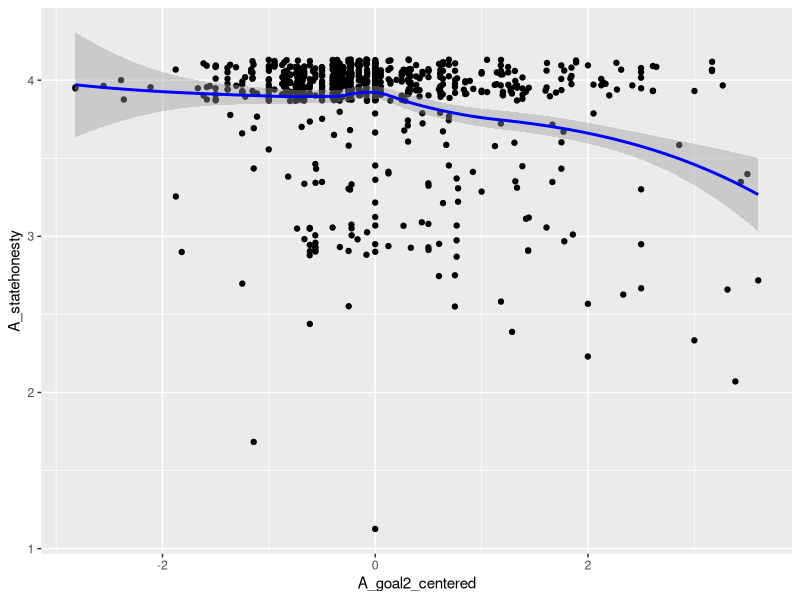
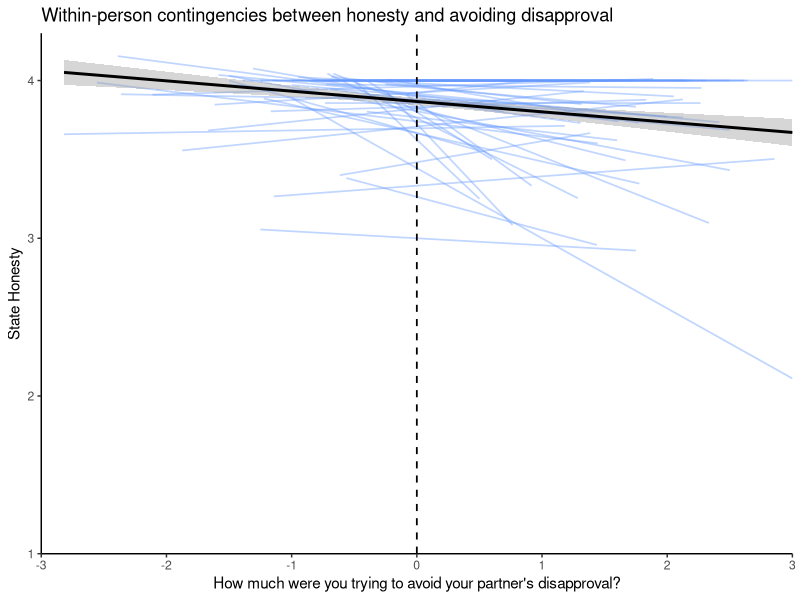
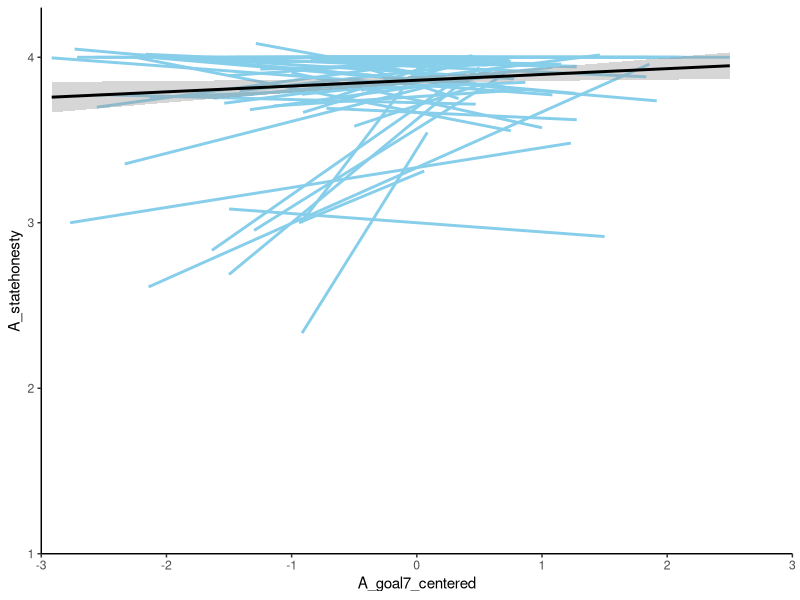

Reproduce these figures in R, in order.
## ---- chunk 1
knitr::opts_chunk$set(echo = TRUE)
## ---- chunk 2
library(tidyverse)

honesty <- read.csv("data/Honesty Goals data (Deidentified).csv")

#Turning -99 into missing data
honesty <- honesty %>% 
  mutate_all(~replace(., . == -99, NA))

#Creating a new filtered data set
honesty_partners_clean <- honesty %>%
  filter(inclusionsuggestion < 2, validID == 0, partner_interaction == 1)
## ---- chunk 3
#within-person means
honesty_partners_clean <- honesty_partners_clean %>%
  group_by(ID) %>%
  mutate(A_goal2_mean = mean(A_goal2, na.rm = T))

#centered goals
honesty_partners_clean <- honesty_partners_clean %>%
  group_by(ID) %>%
  mutate(A_goal2_centered = A_goal2 - A_goal2_mean)

honesty_partners_clean <- honesty_partners_clean %>%
  group_by(ID) %>%
  mutate(A_goal7_mean = mean(A_goal7, na.rm = T))

#centered goals
honesty_partners_clean <- honesty_partners_clean %>%
  group_by(ID) %>%
  mutate(A_goal7_centered = A_goal7 - A_goal7_mean)
## ---- chunk 4
ggplot(honesty_partners_clean, aes(x = A_goal2_centered, y = A_statehonesty))+
  geom_point(position = "jitter")+
  geom_smooth(color = "blue")
## ---- chunk 5
ggplot(honesty_partners_clean, aes(x = A_goal2_centered, y = A_statehonesty))+
  stat_smooth(method = "lm", se = F, geom = "line", linewidth = 0.6, alpha = 0.4, color = "#6699FF", aes(group = ID))+
  geom_smooth(method = "lm", color = "black")+
  theme_classic()+
  geom_vline(xintercept = 0, linetype = "dashed", linewidth = 0.6)+
  scale_y_continuous(
    limits = c(1, 4.3),
    expand = c(0, 0)
    )+
  scale_x_continuous(
    limits = c(-3, 3),
    expand = c(0, 0)
    )+
  labs(title = "Within-person contingencies between honesty and avoiding disapproval",
       x = "How much were you trying to avoid your partner's disapproval?",
       y = "State Honesty")
## ---- chunk 6
ggplot(honesty_partners_clean, aes(x = A_goal7_centered, y = A_statehonesty))+
  geom_smooth(method = "lm", se = F, aes(group = ID), color = "skyblue")+
  geom_smooth(method = "lm", color = "black")+
  theme_classic()+
  scale_y_continuous(
    limits = c(1, 4.3),
    expand = c(0, 0)
    )+
  scale_x_continuous(
    limits = c(-3, 3),
    expand = c(0, 0)
    )
